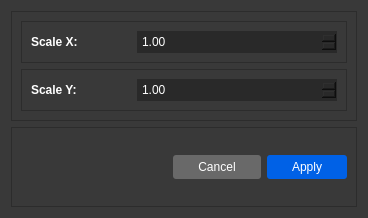
<?xml version="1.0" encoding="UTF-8"?>
<ui version="4.0">
 <class>ResizePopup</class>
 <widget class="QWidget" name="ResizePopup">
  <property name="enabled">
   <bool>true</bool>
  </property>
  <property name="geometry">
   <rect>
    <x>0</x>
    <y>0</y>
    <width>368</width>
    <height>218</height>
   </rect>
  </property>
  <property name="maximumSize">
   <size>
    <width>368</width>
    <height>218</height>
   </size>
  </property>
  <property name="windowTitle">
   <string>Resize Image</string>
  </property>
  <property name="windowIcon">
   <iconset resource="../../../res.qrc">
    <normaloff>:/images/ressources/vgath-logo.png</normaloff>:/images/ressources/vgath-logo.png</iconset>
  </property>
  <property name="styleSheet">
   <string notr="true">background-color: rgb(57,57, 57);
</string>
  </property>
  <layout class="QVBoxLayout" name="verticalLayout">
   <item>
    <widget class="QFrame" name="frame_2">
     <property name="frameShape">
      <enum>QFrame::StyledPanel</enum>
     </property>
     <property name="frameShadow">
      <enum>QFrame::Raised</enum>
     </property>
     <layout class="QVBoxLayout" name="verticalLayout_2">
      <item>
       <widget class="QFrame" name="frame_3">
        <property name="frameShape">
         <enum>QFrame::StyledPanel</enum>
        </property>
        <property name="frameShadow">
         <enum>QFrame::Raised</enum>
        </property>
        <layout class="QHBoxLayout" name="horizontalLayout_2" stretch="1,2">
         <item>
          <widget class="QLabel" name="label">
           <property name="styleSheet">
            <string notr="true">color: #FFF;
font-weight: bold;</string>
           </property>
           <property name="text">
            <string>Scale X: </string>
           </property>
          </widget>
         </item>
         <item>
          <widget class="QDoubleSpinBox" name="ScaleXInput">
           <property name="styleSheet">
            <string notr="true">color: #FFF;
background-color: rgb(41, 41, 41);
border: none;
padding: 3px;
</string>
           </property>
           <property name="value">
            <double>1.000000000000000</double>
           </property>
          </widget>
         </item>
        </layout>
       </widget>
      </item>
      <item>
       <widget class="QFrame" name="frame_4">
        <property name="frameShape">
         <enum>QFrame::StyledPanel</enum>
        </property>
        <property name="frameShadow">
         <enum>QFrame::Raised</enum>
        </property>
        <layout class="QHBoxLayout" name="horizontalLayout_3" stretch="1,2">
         <item>
          <widget class="QLabel" name="label_2">
           <property name="styleSheet">
            <string notr="true">color: #FFF;
font-weight: bold;</string>
           </property>
           <property name="text">
            <string>Scale Y:</string>
           </property>
          </widget>
         </item>
         <item>
          <widget class="QDoubleSpinBox" name="ScaleYInput">
           <property name="styleSheet">
            <string notr="true">color: #FFF;
background-color: rgb(41, 41, 41);
border: none;
padding: 3px;

</string>
           </property>
           <property name="value">
            <double>1.000000000000000</double>
           </property>
          </widget>
         </item>
        </layout>
       </widget>
      </item>
     </layout>
    </widget>
   </item>
   <item>
    <widget class="QFrame" name="frame">
     <property name="frameShape">
      <enum>QFrame::StyledPanel</enum>
     </property>
     <property name="frameShadow">
      <enum>QFrame::Raised</enum>
     </property>
     <layout class="QHBoxLayout" name="horizontalLayout" stretch="0,0,0">
      <item>
       <spacer name="horizontalSpacer">
        <property name="orientation">
         <enum>Qt::Horizontal</enum>
        </property>
        <property name="sizeHint" stdset="0">
         <size>
          <width>40</width>
          <height>20</height>
         </size>
        </property>
       </spacer>
      </item>
      <item>
       <widget class="QPushButton" name="CancelButton">
        <property name="styleSheet">
         <string notr="true">color: #FFF;
background-color: rgb(105, 105, 105);
border-radius: 3px;
border: none;
padding: 5px 25px;
</string>
        </property>
        <property name="text">
         <string>Cancel</string>
        </property>
       </widget>
      </item>
      <item>
       <widget class="QPushButton" name="ApplyButton">
        <property name="styleSheet">
         <string notr="true">background-color: rgb(0, 97, 230);
color: white;
border-radius: 3px;
border: none;
padding: 5px 25px;
</string>
        </property>
        <property name="text">
         <string>Apply</string>
        </property>
       </widget>
      </item>
     </layout>
    </widget>
   </item>
  </layout>
 </widget>
 <resources>
  <include location="../../../res.qrc"/>
 </resources>
 <connections/>
</ui>
